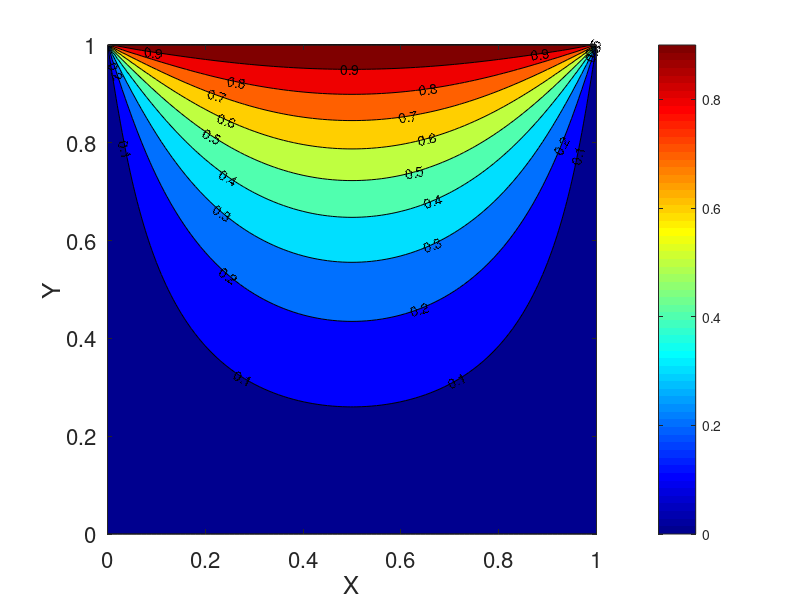
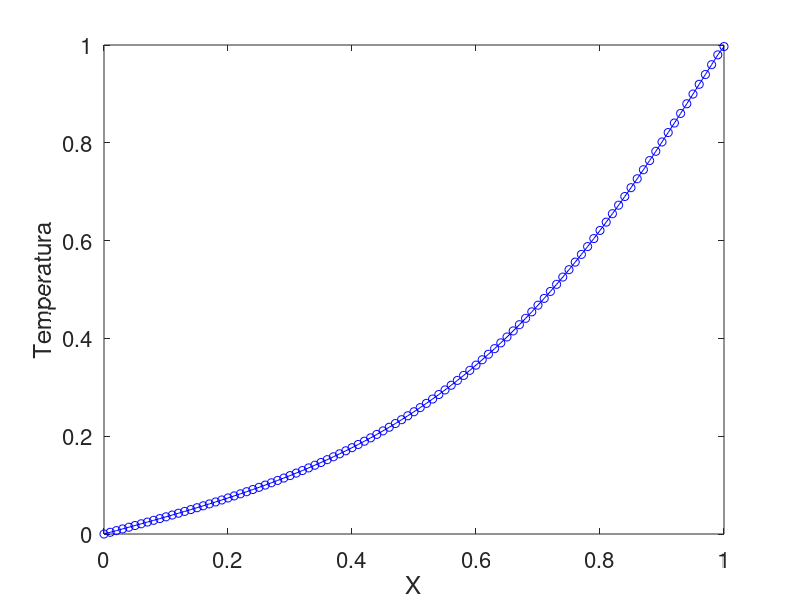

The MATLAB source for these figures, in order:
% Solucao do problema de transferencia de calor 2D
% utiliza separacao de variaveis. Os resultados sao salvos em um
% arquivo .mat que pode ser lido por outra funcao.
function Solucao_analitica()


L = 1;
W = 1;

[x, y] = meshgrid(...
    linspace(0,L,101),...
    linspace(0,W,101));

T = zeros(size(x));

for n = 1:200
   a = ((-1)^(n+1)+1)/n;
   b = sin(n*pi*x/L);
   c = sinh(n*pi*y/L)/sinh(n*pi*W/L);
   
   T = T + 2/pi*a*b.*c;
   
end

figure;
contourf(x,y,T,0:0.1:1,'ShowText','on');
colormap(jet); colorbar;
set(gca(),"fontsize",16)
xlabel("X")
ylabel("Y")
axis square

figure;
plot(y(x==L/2),T(x==L/2),'bo-')
xlabel("X")
ylabel("Temperatura")
set(gca(),"fontsize",16)
save('Ex1_analitic','x','y','T');

return
